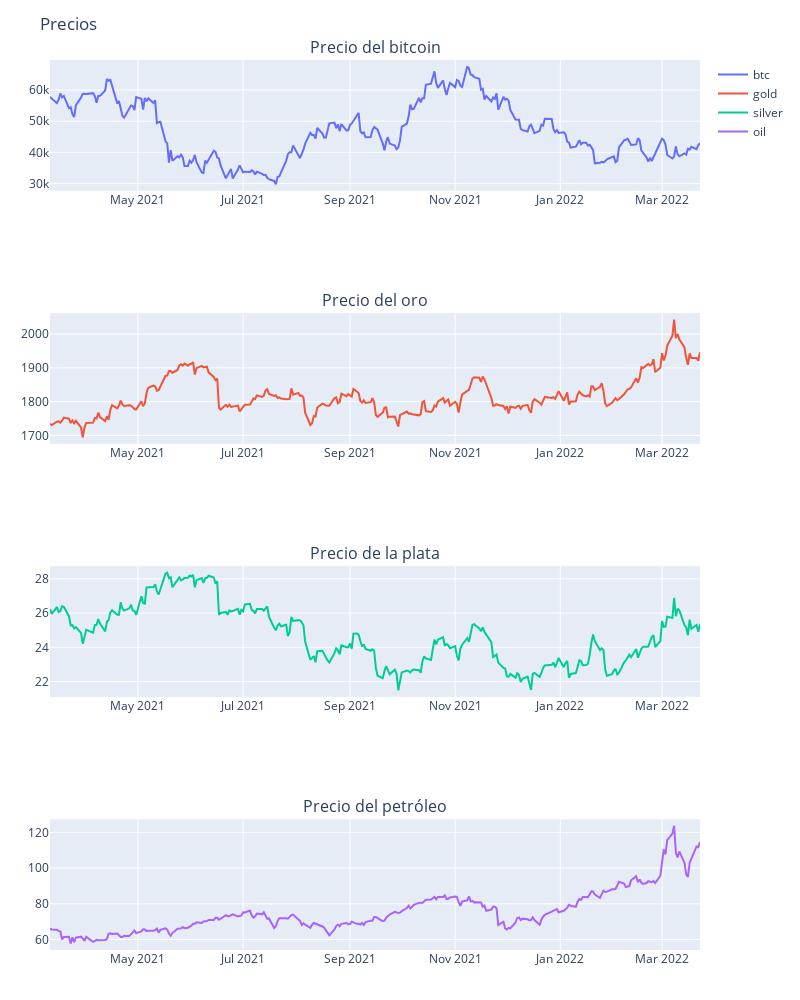

Source (notebook cell):
### Code cell
using PlotlyJS
#plots de cada uno de los precios
plot1=plot(dataBitcoin.Date,dataBitcoin.PriceFloat,Layout(title="Precio del bitcoin"))
plot2=plot(dataBitcoin.Date,dataGold.PriceFloat,Layout(title="Precio del oro"))
plot3=plot(dataBitcoin.Date,dataSilver.PriceFloat,Layout(title="Precio de la plata"))
plot4=plot(dataBitcoin.Date,dataOil.PriceFloat,Layout(title="Precio del petróleo"))
plott=[plot1;plot2;plot3;plot4]
relayout!(plott, height=1000, width=800, title_text="Precios")
restyle!(plott,name=["btc","gold","silver","oil"])
plott

### Figure 1 — Plotly figure (JSON) as saved in the notebook; plotly's stock layout.template omitted (floating-point values rounded to 4 significant figures; data arrays with more than 128 entries replaced by an {"elided": "..."} marker saying what was removed)
{"data": [{"name": "btc", "type": "scatter", "x": {"elided": "272 str values"}, "xaxis": "x1", "y": {"elided": "272 float values"}, "yaxis": "y1"}, {"name": "gold", "type": "scatter", "x": {"elided": "272 str values"}, "xaxis": "x2", "y": {"elided": "272 float values"}, "yaxis": "y2"}, {"name": "silver", "type": "scatter", "x": {"elided": "272 str values"}, "xaxis": "x3", "y": {"elided": "272 float values"}, "yaxis": "y3"}, {"name": "oil", "type": "scatter", "x": {"elided": "272 str values"}, "xaxis": "x4", "y": {"elided": "272 float values"}, "yaxis": "y4"}], "layout": {"annotations": [{"font": {"size": 16}, "showarrow": false, "text": "Precio del bitcoin", "x": 0.5, "xanchor": "center", "xref": "paper", "y": 1, "yanchor": "bottom", "yref": "paper"}, {"font": {"size": 16}, "showarrow": false, "text": "Precio del oro", "x": 0.5, "xanchor": "center", "xref": "paper", "y": 0.7156, "yanchor": "bottom", "yref": "paper"}, {"font": {"size": 16}, "showarrow": false, "text": "Precio de la plata", "x": 0.5, "xanchor": "center", "xref": "paper", "y": 0.4312, "yanchor": "bottom", "yref": "paper"}, {"font": {"size": 16}, "showarrow": false, "text": "Precio del petróleo", "x": 0.5, "xanchor": "center", "xref": "paper", "y": 0.1469, "yanchor": "bottom", "yref": "paper"}], "height": 1000, "margin": {"b": 50, "l": 50, "r": 50, "t": 60}, "title": {"text": "Precios"}, "width": 800, "xaxis1": {"anchor": "y1", "domain": [0, 1]}, "xaxis2": {"anchor": "y2", "domain": [0, 1]}, "xaxis3": {"anchor": "y3", "domain": [0, 1]}, "xaxis4": {"anchor": "y4", "domain": [0, 1]}, "yaxis1": {"anchor": "x1", "domain": [0.8531, 1]}, "yaxis2": {"anchor": "x2", "domain": [0.5687, 0.7156]}, "yaxis3": {"anchor": "x3", "domain": [0.2844, 0.4312]}, "yaxis4": {"anchor": "x4", "domain": [-1.11e-16, 0.1469]}}}
